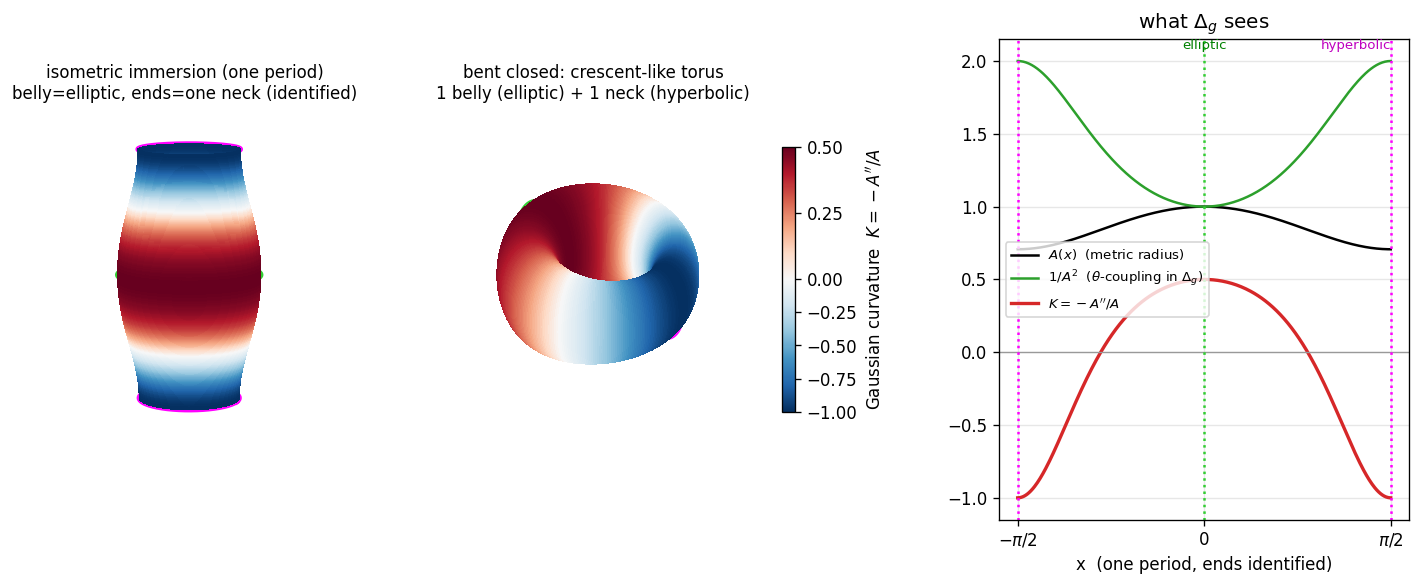

Reproduce this figure in Python.
"""
3-D immersion of the lumpy torus over EXACTLY ONE period x in [-pi/2, pi/2].
After associating the ends (period pi), A has one maximum (x=0, the belly) and
one minimum (x=+-pi/2, a single circle after identification), giving exactly:
  - one ELLIPTIC closed geodesic  (belly,  A=1,    K=-A''/A=+0.5)
  - one HYPERBOLIC closed geodesic (neck,  A=0.707, K=-1)
Closing the single neck-belly-neck bump into a ring gives an asymmetric,
crescent-like torus (one bulge, one waist) -- not a symmetric multi-lump donut.

Metric ds^2 = dx^2 + A^2 dtheta^2, A=sqrt((1+cos^2 x)/2). Isometric immersion is
the surface of revolution (A cos th, A sin th, z), z=int sqrt(1-A'^2) dx.
"""
import numpy as np
import matplotlib
matplotlib.use("Agg")
import matplotlib.pyplot as plt
from matplotlib import cm, colors

OUT = "/home/thorax/nls_lumpy_torus"


def A_of(x):
    return np.sqrt((1 + np.cos(x) ** 2) / 2)


def Ap_of(x):
    return -np.sin(2 * x) / (4 * A_of(x))


def K_of(x):
    c = np.cos(2 * x)
    return 2 * c / (3 + c) + np.sin(2 * x) ** 2 / (3 + c) ** 2


def z_of(x):
    g = np.sqrt(np.clip(1 - Ap_of(x) ** 2, 0, 1))
    return np.concatenate([[0.0], np.cumsum(0.5 * (g[1:] + g[:-1]) * np.diff(x))])


cmap = matplotlib.colormaps["RdBu_r"]
norm = colors.TwoSlopeNorm(vmin=-1.0, vcenter=0.0, vmax=0.5)
sm = cm.ScalarMappable(norm=norm, cmap=cmap); sm.set_array([])
thc = np.linspace(0, 2 * np.pi, 160)

fig = plt.figure(figsize=(15, 5.2))

# ---- (1) isometric immersion, ONE period (neck - belly - neck) ----
ax1 = fig.add_subplot(1, 3, 1, projection="3d")
xt = np.linspace(-np.pi / 2, np.pi / 2, 260)
th = np.linspace(0, 2 * np.pi, 120)
Xt, TH = np.meshgrid(xt, th, indexing="ij")
At = A_of(Xt); zt = z_of(xt); Zt = np.broadcast_to(zt[:, None], Xt.shape)
Xs, Ys, Zs = At * np.cos(TH), At * np.sin(TH), Zt
fc = cmap(norm(np.broadcast_to(K_of(xt)[:, None], Xt.shape)))
ax1.plot_surface(Xs, Ys, Zs, facecolors=fc, rstride=1, cstride=2,
                 linewidth=0, antialiased=False, shade=False, alpha=1.0)
# geodesics: belly (x=0, elliptic) and the two identified necks (x=+-pi/2, hyperbolic)
ax1.plot(A_of(0) * np.cos(thc), A_of(0) * np.sin(thc), zt[len(xt) // 2] * np.ones_like(thc),
         color="limegreen", lw=3)
for zc in (zt[0], zt[-1]):
    ax1.plot(A_of(np.pi / 2) * np.cos(thc), A_of(np.pi / 2) * np.sin(thc),
             zc * np.ones_like(thc), color="magenta", lw=3)
ax1.set_box_aspect((1, 1, 1.6)); ax1.set_axis_off(); ax1.view_init(elev=10, azim=-70)
ax1.set_title("isometric immersion (one period)\nbelly=elliptic, ends=one neck (identified)", fontsize=10)

# ---- (2) bent-closed crescent-like torus, ONE period ----
ax2 = fig.add_subplot(1, 3, 2, projection="3d")
xb = np.linspace(-np.pi / 2, np.pi / 2, 320)
zb = z_of(xb); Phi = 2 * np.pi * (zb - zb[0]) / (zb[-1] - zb[0])
thb = np.linspace(0, 2 * np.pi, 120)
Xb, THb = np.meshgrid(xb, thb, indexing="ij")
Ab = A_of(Xb); PHI = np.broadcast_to(Phi[:, None], Xb.shape); R = 2.2
Xt2 = (R + Ab * np.cos(THb)) * np.cos(PHI)
Yt2 = (R + Ab * np.cos(THb)) * np.sin(PHI)
Zt2 = Ab * np.sin(THb)
fc2 = cmap(norm(np.broadcast_to(K_of(xb)[:, None], Xb.shape)))
ax2.plot_surface(Xt2, Yt2, Zt2, facecolors=fc2, rstride=1, cstride=2,
                 linewidth=0, antialiased=False, shade=False)


def polar_circle(x0, Phi0, col):
    a = A_of(x0)
    ax2.plot((R + a * np.cos(thc)) * np.cos(Phi0), (R + a * np.cos(thc)) * np.sin(Phi0),
             a * np.sin(thc), color=col, lw=3)


polar_circle(0.0, np.pi, "limegreen")     # belly = elliptic (Phi=pi, far side)
polar_circle(-np.pi / 2, 0.0, "magenta")  # neck  = hyperbolic (Phi=0, the join)
ax2.set_box_aspect((1, 1, 0.55)); ax2.set_axis_off(); ax2.view_init(elev=38, azim=-55)
ax2.set_title("bent closed: crescent-like torus\n1 belly (elliptic) + 1 neck (hyperbolic)", fontsize=10)
cb = fig.colorbar(sm, ax=[ax1, ax2], shrink=0.55, pad=0.02)
cb.set_label(r"Gaussian curvature  $K=-A''/A$")

# ---- (3) operator inputs over the one period ----
ax3 = fig.add_subplot(1, 3, 3)
xp = np.linspace(-np.pi / 2, np.pi / 2, 400)
ax3.plot(xp, A_of(xp), "k", label=r"$A(x)$  (metric radius)")
ax3.plot(xp, 1 / A_of(xp) ** 2, "C2", label=r"$1/A^2$  ($\theta$-coupling in $\Delta_g$)")
ax3.plot(xp, K_of(xp), "C3", lw=2, label=r"$K=-A''/A$")
ax3.axhline(0, color="0.6", lw=0.8)
ax3.axvline(0, ls=":", c="limegreen"); ax3.axvline(-np.pi / 2, ls=":", c="magenta")
ax3.axvline(np.pi / 2, ls=":", c="magenta")
ax3.text(0, 2.08, "elliptic", color="green", ha="center", fontsize=8)
ax3.text(np.pi / 2, 2.08, "hyperbolic", color="m", ha="right", fontsize=8)
ax3.set_xlabel("x  (one period, ends identified)"); ax3.set_title("what $\\Delta_g$ sees")
ax3.legend(fontsize=8, loc="center left"); ax3.grid(alpha=0.3)
ax3.set_xticks([-np.pi / 2, 0, np.pi / 2]); ax3.set_xticklabels([r"$-\pi/2$", "0", r"$\pi/2$"])

fig.savefig(f"{OUT}/curvature_view.png", dpi=120, bbox_inches="tight")
print("wrote curvature_view.png")
